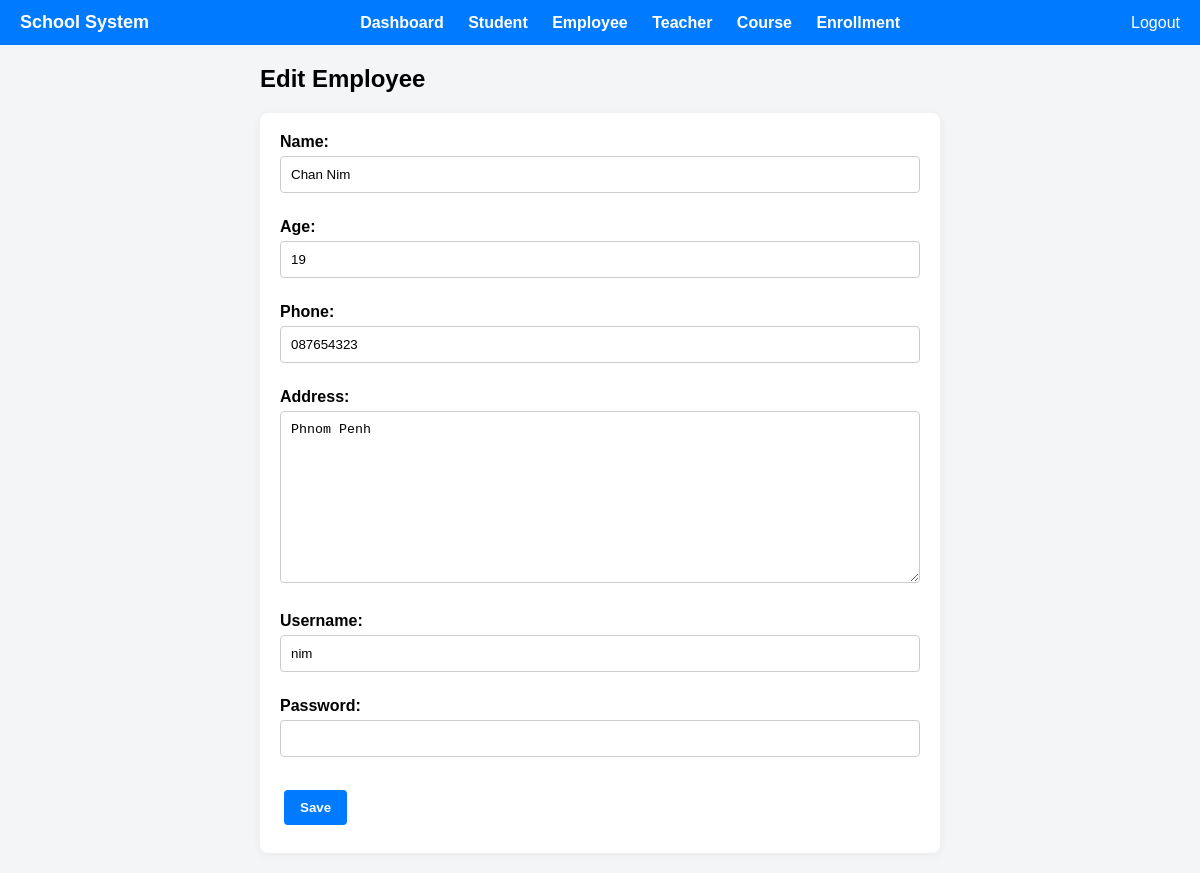
Screenshot of /employees/edit/1/ (signed in) with the database file from the repository.
### employees/models.py (models this page shows, shortened)
class Employee(models.Model):
    name = models.CharField(max_length=100)
    age = models.IntegerField()
    phone = models.CharField(max_length=20)
    address = models.TextField()
    username = models.CharField(max_length=100, unique=True)
    password = models.CharField(max_length=128)

### employees/decorators.py (the view)
    def wrapper(request, *args, **kwargs):
        if not request.session.get('employee_id'):
            return redirect('login')
        return view_func(request, *args, **kwargs)

### employees/forms.py
class EmployeeForm(forms.ModelForm):
    class Meta:
        model = Employee
        fields = ['name', 'age', 'phone', 'address', 'username', 'password']
        widgets = {
            'password': forms.PasswordInput(),
        }

### employees/views.py (called while the page is built)
@employee_login_required
def employee_update(request, pk):
    employee = get_object_or_404(Employee, pk=pk)
    form = EmployeeForm(request.POST or None, instance=employee)
    if form.is_valid():
        form.save()
        return redirect('employee_list')
    return render(request, 'employees/employee_form.html', {'form': form})

### employees/templates/employees/employee_form.html (shortened to what this page needs)
{% extends 'base.html' %} {% block title %} Delete Product {% endblock title %}
{% block content %}
<div class="container-sm">
  <h2>{% if form.instance.pk %}Edit{% else %}Add{% endif %} Employee</h2>
<form method="post" class="form-container">
  {{ form.as_p }}
  <button type="submit" class="button-link">Save</button>
</form>
</div>
{% endblock content %}

### static/css/style.css (style rules this page uses)
body { margin: 0; font-family: Arial, sans-serif; background-color: #f4f5f7; }
.container-sm { max-width: 60%; margin: auto; padding: 20px; }
.button-link { display: inline-block; padding: 10px 16px; margin: 8px 4px; background-color: #007bff; color: white; border: none; border-radius: 4px; font-weight: bold; text-decoration: none; transition: background-color 0.2s; cursor: pointer; }
.form-container { background-color: white; padding: 20px; margin-top: 20px; border-radius: 8px; box-shadow: 0 2px 10px rgba(0, 0, 0, 0.05); width: 100%; }
.form-container p { margin-bottom: 15px; }
.form-container label { font-weight: bold; display: block; margin-bottom: 5px; }
.form-container input, .form-container select, .form-container textarea { width: 100%; padding: 10px; border-radius: 4px; border: 1px solid #ccc; margin-bottom: 10px; }
* { margin: 0; padding: 0; box-sizing: border-box; }

### rows the page displays
Employee: name "Chan Nim", age "19", phone "087654323", address "Phnom Penh", username "nim"
